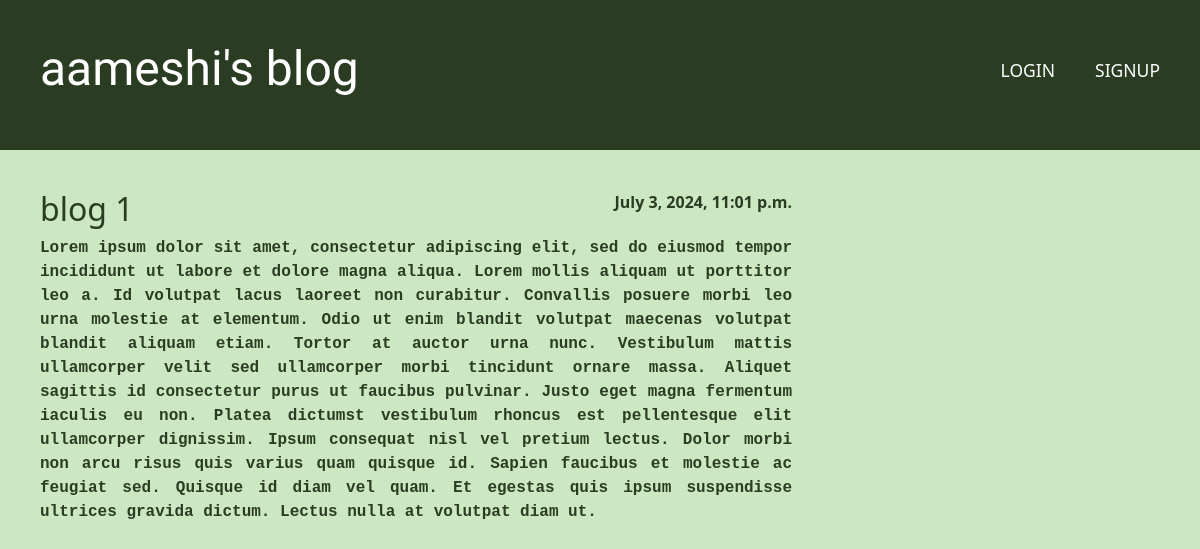
The app's page /post/1/ with its own data.
### blog/models.py (models this page shows, shortened)
class Post(models.Model):
    author = models.ForeignKey(settings.AUTH_USER_MODEL, on_delete=models.CASCADE)
    title = models.CharField(max_length=200)
    text = models.TextField()
    created_date = models.DateTimeField(default=timezone.now)
    published_date = models.DateTimeField(blank=True, null=True)

### blog/views.py (the view)
# urls.py: path('post/<int:pk>/', views.post_detail, name='post_detail'),
def post_detail(request, pk):
    post = get_object_or_404(Post, pk=pk)
    return render(request, 'blog/post_detail.html', {'post':post})

### blog/templates/blog/post_detail.html (shortened to what this page needs)
{% extends 'blog/base.html' %}
{% block content %}
    <article class="post">
        {% if post.published_date %}
            <time class="date">{{ post.published_date }}</time>
        {% endif %}
        <h2>{{ post.title }}</h2>
        <p>{{ post.text|linebreaksbr }}</p>
    </article>
{% endblock %}

### blog/templates/blog/base.html (shortened to what this page needs)
{% load static %}
<!DOCTYPE html>
<html>
    <head>
        <link rel="stylesheet" href="https://cdn.jsdelivr.net/npm/bootstrap@5.1.3/dist/css/bootstrap.min.css">
        <link rel="stylesheet" href="{% static 'css/blog.css' %}">
    </head>
    <body>
        <div class="page-header">
            {% if user.is_authenticated %}
                <form action="{% url 'logout' %}" method="post" class="top-menu">
                    {% csrf_token %}
                    <button type="submit"><small>LOGOUT</small></button>
                </form>
                <a href="{% url 'post_new' %}" class="top-menu"><small>{% include './icons/person-badge-fill.svg' %}</small></a>
                <a href="{% url 'post_new' %}" class="top-menu"><small>{% include './icons/plus-square-fill.svg' %}</small></a>
            {% else %}
                <a href="{% url 'signup' %}" class="top-menu"><small class="space">SIGNUP</small></a>
                <a href="{% url 'login' %}" class="top-menu"><small>LOGIN</small></a>
            {% endif %}
            <h1><a href="/">aameshi's blog</a></h1>
        </div>
        <div class="content-container">
            <div class="row">
                <div class="col-md-8">
                {% block content %}
                {% endblock %}
                </div>
            </div>
        </div>
    </body>
</html>

### blog/static/css/blog.css (style rules this page uses)
.page-header { background-color: #2a3d23; margin-top: 0; margin-bottom: 40px; padding: 20px 20px 20px 40px; height : 150px; }
body { background-color : #cce8c2; }
.page-header h1, .page-header h1 a, .page-header h1 a:visited, .page-header h1 a:active { padding-top : 20px; color: white; font-size: 36pt; text-decoration: none; }
h1 { font-family: 'Lobster', cursive; }
.date { color: #2a3d23; font-weight : bold; }
.top-menu, .top-menu:visited { color: white; float: right; font-size: 15pt; margin-right: 20px; text-decoration : none; padding-top : 35px; transition: transform 0.3s ease; }
.space { padding-left : 20px; }
.post { margin-bottom: 70px; margin-left : 40px; color : #2a3d23; text-align : justify; }
.post p { font-family : 'courier', courier, monospace; font-weight : bold; }
.post > .date, .post > .actions { float: right; padding-left: 20px; }

### records on screen
Post: published_date "July 3, 2024, 11:01 p.m.", title "blog 1", text "Lorem ipsum dolor sit amet, consectetur adipiscing elit, sed do eiusmod tempor incididunt ut labore et dolore magna aliqua. Lorem mollis aliquam ut porttitor leo a. Id volutpat lacus laoreet non curabitur. Convallis posuere morbi leo urna molestie at elementum. Odio ut enim blandit volutpat maecenas volutpat blandit aliquam etiam. Tortor at auctor urna nunc. Vestibulum mattis ullamcorper velit sed ullamcorper morbi tincidunt ornare massa. Aliquet sagittis id consectetur purus ut faucibus pulvinar. Justo eget magna fermentum iaculis eu non. Platea dictumst vestibulum rhoncus est pellentesque elit ullamcorper dignissim. Ipsum consequat nisl vel pretium lectus. Dolor morbi non arcu risus quis…"
